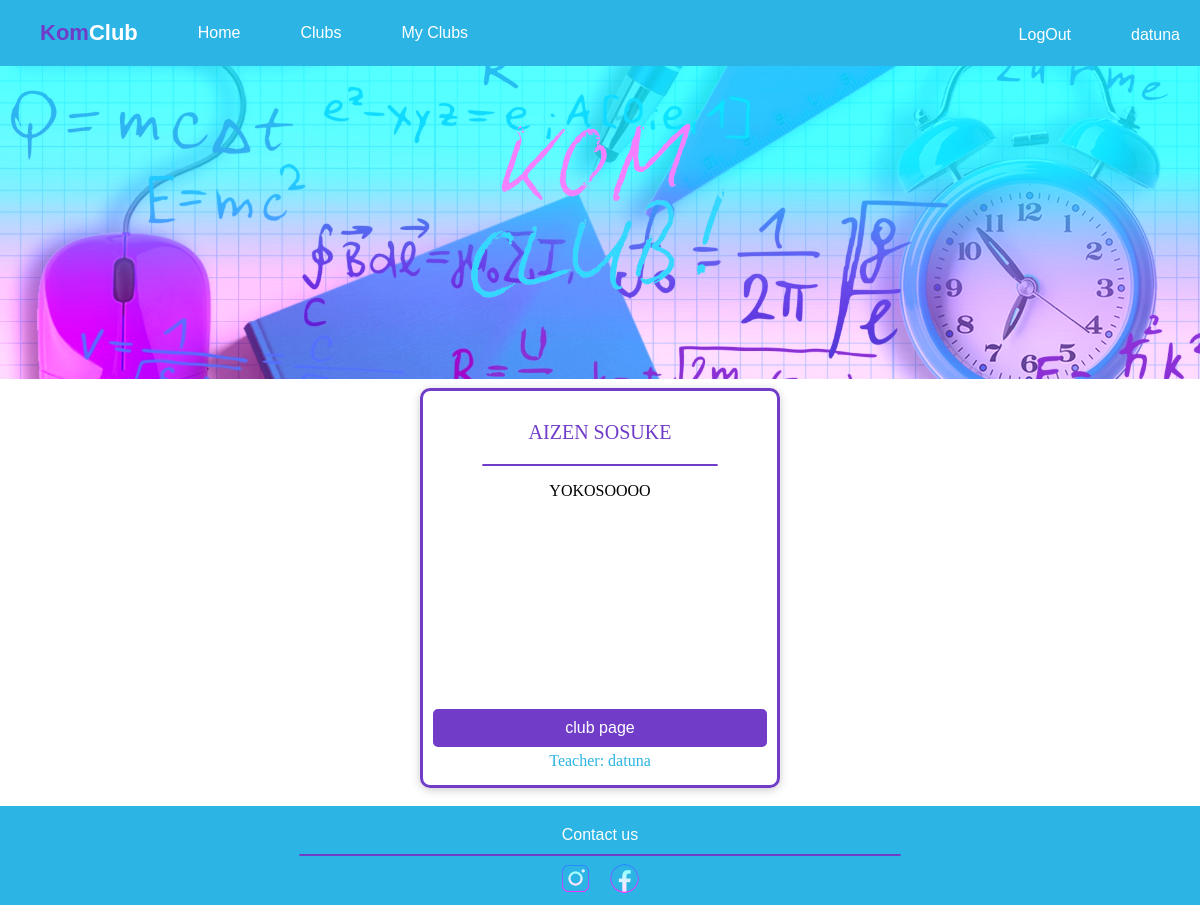
Page /my_clubs/ (signed in) on the earlier database version.
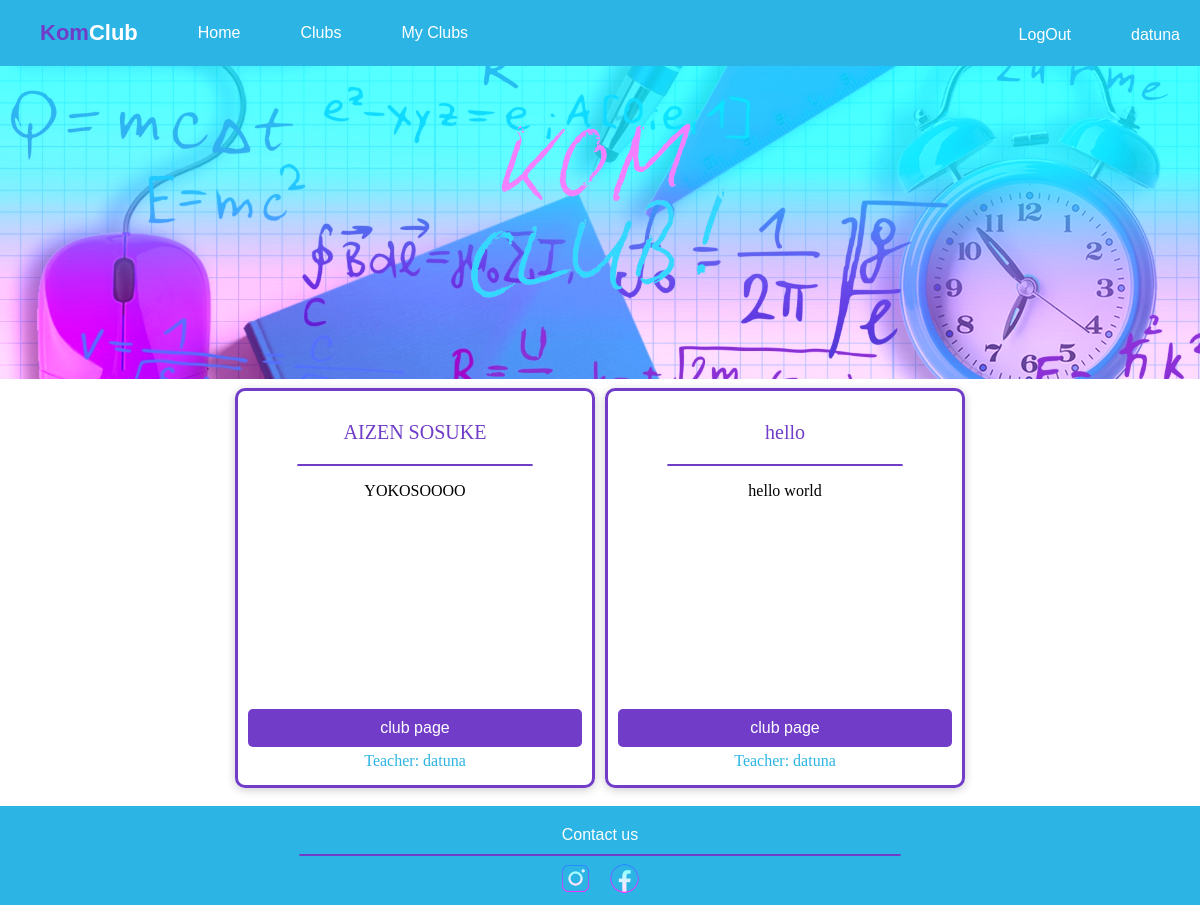
Same page on the later database version.
### clubs/models.py (models this page shows, shortened)
class Clubs_info(models.Model):
    name = models.CharField(max_length=30, unique=True)
    description = models.TextField(blank=True, null=True)
    members = models.ManyToManyField('users.User_info', related_name='clubs', blank=True)
    owner = models.ForeignKey('users.User_info', related_name='owned_clubs', on_delete=models.CASCADE, default=1)
    slug = models.SlugField(unique=True, blank=True)

### users/models.py (models this page shows)
class User_info(models.Model):
    username = models.CharField(max_length=15, default='bot')
    gmail = models.EmailField(unique=True)
    password = models.CharField(max_length=20, default='bot123')
    pfp = models.ImageField(default='../../static/images/defaultpfp.jpg')
    def __str__(self):
        return self.username

### clubs/views.py (the view)
# urls.py: path('my_clubs/', my_clubs),
def my_clubs(request):
    user_id = request.session.get('user_id')
    if user_id:
        username = request.session.get('username')
        user = User_info.objects.get(username=username)
        clubs = user.clubs.all()
    else:
        return redirect('/login')
    return render(request, 'myclubs.html', {'clubs': clubs})

### clubs/templates/myclubs.html (shortened to what this page needs)
{% extends 'base.html' %}
{% block body %}
<div class="content">
    {% for club in clubs %}
    <div class="container2">
        <p class="club-title">
            {{club.name}}
        </p>
        <div class="divider2"></div>
        <p class="club-description" id="club-description">
            {{club.description}}
        </p>
        <a class="joinbutton" href="{% url 'club_detail' slug=club.slug %}">club page</a>
        <p class="club-author" id="club-author">
            Teacher: {{club.owner}}
        </p>
    </div>
    {% endfor %}
</div>
{% endblock %}

Differences in the rows shown:
added Clubs_info: name "hello", description "hello world", owner "datuna"
